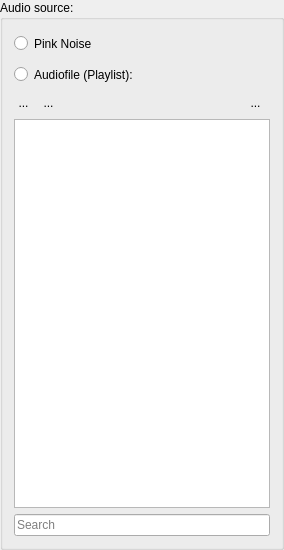
     <widget class="QGroupBox" name="SourceBox">
      <property name="minimumSize">
       <size>
        <width>255</width>
        <height>550</height>
       </size>
      </property>
      <property name="title">
       <string>Audio source:</string>
      </property>
      <layout class="QVBoxLayout" name="verticalLayout_4">
       <item>
        <widget class="QRadioButton" name="PinkNoiseRBut">
         <property name="minimumSize">
          <size>
           <width>0</width>
           <height>25</height>
          </size>
         </property>
         <property name="text">
          <string>Pink Noise</string>
         </property>
        </widget>
       </item>
       <item>
        <widget class="QRadioButton" name="AudiofileRBut">
         <property name="minimumSize">
          <size>
           <width>0</width>
           <height>25</height>
          </size>
         </property>
         <property name="text">
          <string>Audiofile (Playlist):</string>
         </property>
        </widget>
       </item>
       <item>
        <layout class="QHBoxLayout" name="AddPlusRemoveAudioLay">
         <property name="rightMargin">
          <number>5</number>
         </property>
         <item>
          <widget class="QToolButton" name="PlusFilesBut">
           <property name="styleSheet">
            <string notr="true">QToolButton{
border: None;
}

QToolButton:pressed{
border: 1px inset gray;
background: rgba(118, 214, 255, 85)
}</string>
           </property>
           <property name="text">
            <string>...</string>
           </property>
           <property name="icon">
            <iconset resource="Icons.qrc">
             <normaloff>:/AddRemove/Icons/AddRemove/plus.png</normaloff>:/AddRemove/Icons/AddRemove/plus.png</iconset>
           </property>
          </widget>
         </item>
         <item>
          <widget class="QToolButton" name="MinusFilesBut">
           <property name="styleSheet">
            <string notr="true">QToolButton{
border: None;
}

QToolButton:pressed{
border: 1px inset gray;
background: rgba(118, 214, 255, 85)
}</string>
           </property>
           <property name="text">
            <string>...</string>
           </property>
           <property name="icon">
            <iconset resource="Icons.qrc">
             <normaloff>:/AddRemove/Icons/AddRemove/minus.png</normaloff>:/AddRemove/Icons/AddRemove/minus.png</iconset>
           </property>
          </widget>
         </item>
         <item>
          <spacer name="horizontalSpacer_12">
           <property name="orientation">
            <enum>Qt::Horizontal</enum>
           </property>
           <property name="sizeHint" stdset="0">
            <size>
             <width>20</width>
             <height>20</height>
            </size>
           </property>
          </spacer>
         </item>
         <item alignment="Qt::AlignRight">
          <widget class="QToolButton" name="ClearFilesBut">
           <property name="styleSheet">
            <string notr="true">QToolButton{
border: None;
}

QToolButton:pressed{
border: 1px inset gray;
background: rgba(118, 214, 255, 85)
}</string>
           </property>
           <property name="text">
            <string>...</string>
           </property>
           <property name="icon">
            <iconset resource="Icons.qrc">
             <normaloff>:/AddRemove/Icons/AddRemove/clear.png</normaloff>:/AddRemove/Icons/AddRemove/clear.png</iconset>
           </property>
           <property name="iconSize">
            <size>
             <width>20</width>
             <height>20</height>
            </size>
           </property>
          </widget>
         </item>
        </layout>
       </item>
       <item>
        <widget class="QListWidget" name="PlayListWidget">
         <property name="minimumSize">
          <size>
           <width>230</width>
           <height>0</height>
          </size>
         </property>
         <property name="dragDropMode">
          <enum>QAbstractItemView::InternalMove</enum>
         </property>
        </widget>
       </item>
       <item>
        <widget class="QLineEdit" name="SearchAudio">
         <property name="inputMask">
          <string/>
         </property>
         <property name="placeholderText">
          <string>Search</string>
         </property>
         <property name="clearButtonEnabled">
          <bool>true</bool>
         </property>
        </widget>
       </item>
      </layout>
     </widget>
